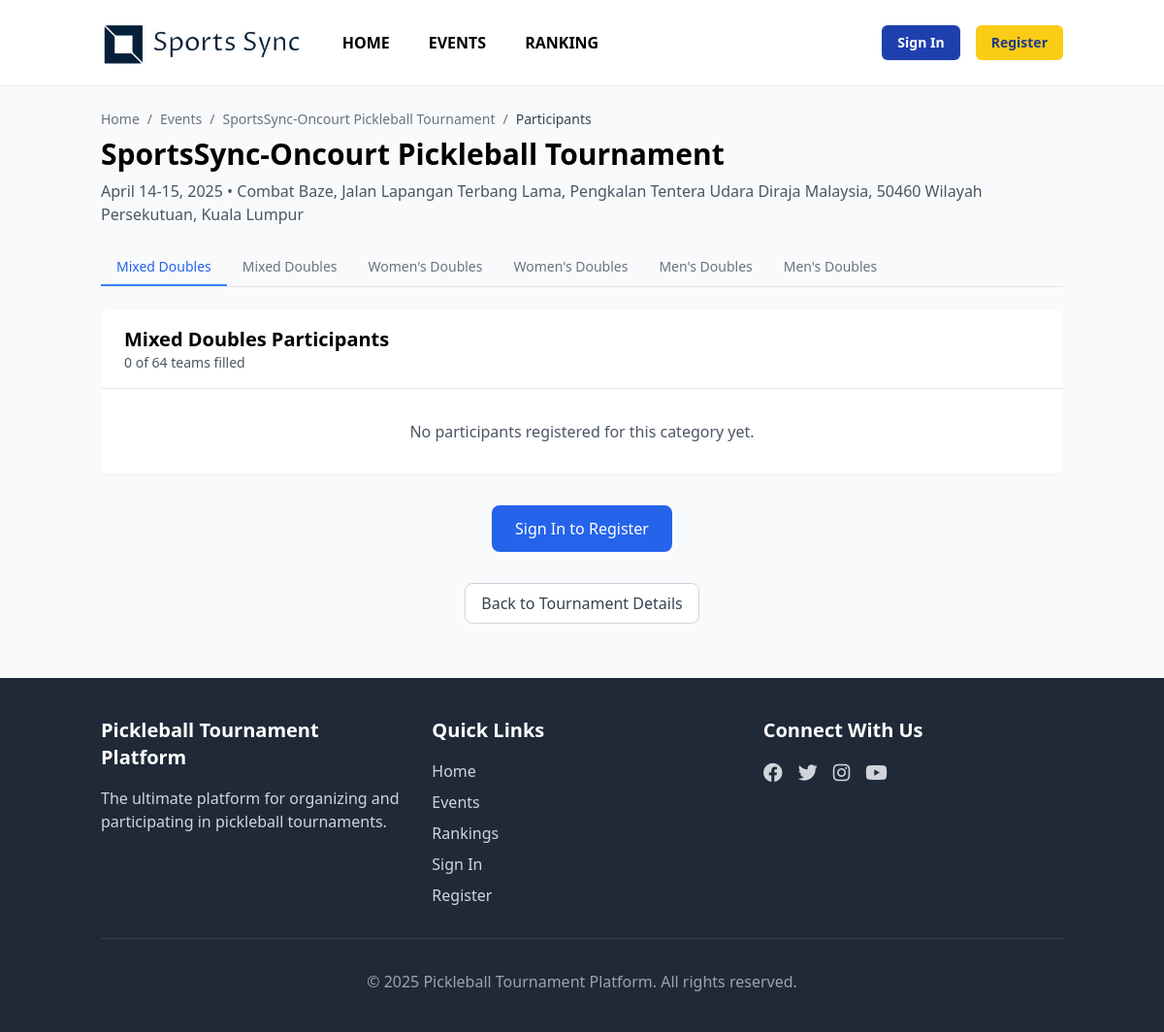
The app's page /tournament/1/participants with its own data.
### app/models.py (models this page shows, shortened)
class Tournament(db.Model):
    id = db.Column(db.Integer, primary_key=True)
    name = db.Column(db.String(100), nullable=False)
    organizer_id = db.Column(db.Integer, db.ForeignKey('user.id'))
    location = db.Column(db.String(200))
    description = db.Column(db.Text)
    start_date = db.Column(db.DateTime)
    end_date = db.Column(db.DateTime)
    registration_deadline = db.Column(db.DateTime)
    tier = db.Column(Enum(TournamentTier), default=TournamentTier.OPEN)
    format = db.Column(Enum(TournamentFormat), default=TournamentFormat.SINGLE_ELIMINATION)
    status = db.Column(Enum(TournamentStatus), default=TournamentStatus.UPCOMING)
    prize_pool = db.Column(db.Float)
    logo = db.Column(db.String(255))
    banner = db.Column(db.String(255))
    created_at = db.Column(db.DateTime, index=True, default=datetime.utcnow)
    venue_id = db.Column(db.Integer, db.ForeignKey('venue.id'), nullable=True)
    is_featured = db.Column(db.Boolean, default=False)
    featured_image = db.Column(db.String(255))
    total_cash_prize = db.Column(db.Float, default=0.0)  # Total cash across all categories
    total_prize_value = db.Column(db.Float, default=0.0)  # Including merchandise value
    prize_structure_description = db.Column(db.Text, nullable=True)  # Tournament-wide description
    payment_bank_name = db.Column(db.String(100), nullable=True)
    payment_account_number = db.Column(db.String(50), nullable=True)
    payment_account_name = db.Column(db.String(100), nullable=True)
    payment_reference_prefix = db.Column(db.String(20), nullable=True)
    payment_qr_code = db.Column(db.String(255), nullable=True)
    payment_instructions = db.Column(db.Text, nullable=True)
    door_gifts = db.Column(db.Text, nullable=True)
    door_gifts_image = db.Column(db.String(255), nullable=True)
    categories = db.relationship('TournamentCategory', backref='tournament', lazy='dynamic')
    def is_registration_open(self):
        return datetime.utcnow() < self.registration_deadline

class TournamentCategory(db.Model):
    id = db.Column(db.Integer, primary_key=True)
    tournament_id = db.Column(db.Integer, db.ForeignKey('tournament.id'))
    category_type = db.Column(Enum(CategoryType))
    name = db.Column(db.String(100))
    max_participants = db.Column(db.Integer)
    points_awarded = db.Column(db.Integer)
    format = db.Column(Enum(TournamentFormat), default=TournamentFormat.SINGLE_ELIMINATION)
    registration_fee = db.Column(db.Float, default=0.0)
    description = db.Column(db.Text)
    display_order = db.Column(db.Integer, default=999)
    prize_percentage = db.Column(db.Float, default=0)  # Percentage of total prize pool
    prize_money = db.Column(db.Float, default=0.0)  # Total cash prize for this category
    prize_image = db.Column(db.String(255), nullable=True)
    has_merchandise = db.Column(db.Boolean, default=False)  # Quick flag for filtering
    has_trophies = db.Column(db.Boolean, default=False)  # Quick flag for filtering
    prize_summary = db.Column(db.Text, nullable=True)  # Brief overview for display
    total_prize_value = db.Column(db.Float, default=0.0)
    min_dupr_rating = db.Column(db.Float, nullable=True)
    max_dupr_rating = db.Column(db.Float, nullable=True)
    min_age = db.Column(db.Integer, nullable=True)
    max_age = db.Column(db.Integer, nullable=True)
    gender_restriction = db.Column(db.String(20), nullable=True)  # 'male', 'female', 'mixed', or None
    group_count = db.Column(db.Integer, default=0)  # Number of groups in group stage
    teams_per_group = db.Column(db.Integer, default=0)  # Teams per group
    teams_advancing_per_group = db.Column(db.Integer, default=0)  # Teams advancing to knockout
    points_distribution = db.Column(JSON, default={})
    prize_distribution = db.Column(JSON, default={})
    registrations = db.relationship('Registration', backref='category', lazy='dynamic')
    matches = db.relationship('Match', backref='category', lazy='dynamic')
    groups = db.relationship('Group', backref='category', lazy='dynamic')
    def is_doubles(self):
        return self.category_type in [
            CategoryType.MENS_DOUBLES,
            CategoryType.WOMENS_DOUBLES,
            CategoryType.MIXED_DOUBLES
        ]

### app/tournament/routes.py (the view, shortened to what this page needs)
@bp.route('/<int:id>/participants')
def participants(id):
    tournament = Tournament.query.get_or_404(id)
    categories = tournament.categories.all()
    if not categories:
        flash('No categories found for this tournament.', 'warning')
        return redirect(url_for('main.tournament_detail', id=id))
    category_id = request.args.get('category', type=int) or categories[0].id
    selected_category = TournamentCategory.query.get_or_404(category_id)
    registrations = Registration.query.filter_by(category_id=category_id).all()
    participants = []
    participants.sort(key=lambda x: x['seed'] if x['seed'] else 999)
    return render_template('tournament/participants.html',
                          title=f"{tournament.name} - {selected_category.category_type.value} Participants",
                          tournament=tournament,
                          categories=categories,
                          selected_category=selected_category,
                          participants=participants)

### app/templates/tournament/participants.html (shortened to what this page needs)
{% extends "base.html" %}
{% block content %}
<div class="mb-6">
    <div class="flex items-center gap-2 text-gray-500 text-sm mb-2">
        <a href="{{ url_for('main.index') }}" class="hover:text-blue-600">Home</a>
        <span>/</span>
        <a href="{{ url_for('main.events') }}" class="hover:text-blue-600">Events</a>
        <span>/</span>
        <a href="{{ url_for('main.tournament_detail', id=tournament.id) }}" class="hover:text-blue-600">{{ tournament.name }}</a>
        <span>/</span>
        <span class="text-gray-700">Participants</span>
    </div>
    <h1 class="text-3xl font-bold mb-2">{{ tournament.name }}</h1>
    <div class="text-gray-600 mb-6">{{ tournament.start_date.strftime('%B %d') }}-{{ tournament.end_date.strftime('%d, %Y') }} • {{ tournament.location }}</div>
    <div class="flex border-b border-gray-200 mb-6">
        {% for category in categories %}
            <a href="{{ url_for('tournament.participants', id=tournament.id, category=category.id) }}"
                class="py-2 px-4 border-b-2 font-medium text-sm {% if category.id == selected_category.id %}border-blue-500 text-blue-600{% else %}border-transparent text-gray-500 hover:text-gray-700 hover:border-gray-300{% endif %}">
                {{ category.category_type.value }}
            </a>
        {% endfor %}
    </div>
</div>
<div class="bg-white rounded-lg shadow-sm overflow-hidden mb-8">
    <div class="px-6 py-4 border-b border-gray-200">
        <h2 class="text-xl font-bold">{{ selected_category.category_type.value }} Participants</h2>
        <div class="text-sm text-gray-600">
            {% if selected_category.is_doubles() %}
                {% set unique_teams = {} %}
                {% for entry in participants %}
                    {% if entry.partner %}
                        {% set team_key = [entry.player.id, entry.partner.id]|sort|join('-') %}
                        {% if team_key not in unique_teams %}
                            {% set _ = unique_teams.update({team_key: 1}) %}
                        {% endif %}
                    {% endif %}
                {% endfor %}
                {{ unique_teams|length }} of {{ selected_category.max_participants }} teams filled
            {% else %}
                {{ participants|length }} of {{ selected_category.max_participants }} spots filled
            {% endif %}
        </div>
    </div>
    {% if participants %}
        <div class="divide-y divide-gray-200">
            {% if selected_category.is_doubles() %}
                {% set teams = {} %}
                {% for entry in participants %}
                    {% if entry.partner %}
                        {% set team_key = [entry.player.id, entry.partner.id]|sort|join('-') %}
                        {% if team_key not in teams %}
                            {% set _ = teams.update({team_key: {'player1': entry.player, 'player2': entry.partner, 'seed': entry.seed}}) %}
                        {% endif %}
                    {% endif %}
                {% endfor %}
                {% for team_key, team in teams.items() %}
                    <div class="px-6 py-4">
                        <div class="flex items-center justify-between">
                            <div class="flex items-center">
                                {% if team.seed %}
                                    <div class="w-8 h-8 bg-blue-600 rounded-full flex items-center justify-center text-white font-bold mr-4">
                                        {{ team.seed }}
                                    </div>
                                {% endif %}
                                <div class="flex flex-col sm:flex-row sm:items-center">
                                    <div class="flex items-center mb-2 sm:mb-0 sm:mr-6">
                                        <div class="w-10 h-10 bg-blue-100 rounded-full flex items-center justify-center mr-3">
                                            {% if team.player1.profile_image %}
                                                <img src="{{ team.player1.profile_image }}"
                                                    class="w-10 h-10 rounded-full object-cover"
                                                    alt="{{ team.player1.full_name }}">
                                            {% else %}
                                                <span class="text-blue-600 font-bold">{{ team.player1.full_name[:1] }}</span>
                                            {% endif %}
                                        </div>
                                        <div>
                                            <a href="{{ url_for('main.player_detail', id=team.player1.id) }}" class="font-medium hover:text-blue-600">
                                                {{ team.player1.full_name }}
                                            </a>
                                            <div class="text-xs text-gray-500">{{ team.player1.country }}</div>
                                        </div>
                                    </div>
                                    <div class="hidden sm:block text-gray-400 mx-2">/</div>
                                    <div class="flex items-center">
                                        <div class="w-10 h-10 bg-blue-100 rounded-full flex items-center justify-center mr-3">
                                            {% if team.player2.profile_image %}
                                                <img src="{{ team.player2.profile_image }}"
                                                    class="w-10 h-10 rounded-full object-cover"
                                                    alt="{{ team.player2.full_name }}">
                                            {% else %}
                                                <span class="text-blue-600 font-bold">{{ team.player2.full_name[:1] }}</span>
                                            {% endif %}
                                        </div>
                                        <div>
                                            <a href="{{ url_for('main.player_detail', id=team.player2.id) }}" class="font-medium hover:text-blue-600">
                                                {{ team.player2.full_name }}
                                            </a>
                                            <div class="text-xs text-gray-500">{{ team.player2.country }}</div>
                                        </div>
                                    </div>
                                </div>
                            </div>
                            {# {% if team.player1_dupr is defined or team.player2_dupr is defined %}
                                <div class="text-sm text-gray-500">
                                    <span class="font-medium">DUPR:</span>
                                    {% if team.player1_dupr is defined %}{{ team.player1_dupr }}{% else %}--{% endif %} /
                                    {% if team.player2_dupr is defined %}{{ team.player2_dupr }}{% else %}--{% endif %}
                                </div>
                            {% endif %} #}
                        </div>
                    </div>
                {% endfor %}
            {% else %}
                {% for entry in participants %}
                    <div class="px-6 py-4 flex items-center justify-between">
                        <div class="flex items-center">
                            {# {% if entry.seed %}
                                <div class="w-8 h-8 bg-blue-600 rounded-full flex items-center justify-center text-white font-bold mr-4">
                                    {{ entry.seed }}
                                </div>
                            {% endif %} #}
                            <div class="flex items-center">
                                <div class="w-10 h-10 bg-blue-100 rounded-full flex items-center justify-center mr-3">
                                    {% if entry.player.profile_image %}
                                        <img src="{{ entry.player.profile_image }}"
                                            class="w-10 h-10 rounded-full object-cover"
                                            alt="{{ entry.player.full_name }}">
                                    {% else %}
                                        <span class="text-blue-600 font-bold">{{ entry.player.full_name[:1] }}</span>
                                    {% endif %}
                                </div>
                                <div>
                                    <a href="{{ url_for('main.player_detail', id=entry.player.id) }}" class="font-medium hover:text-blue-600">
                                        {{ entry.player.full_name }}
                                    </a>
                                    <div class="text-xs text-gray-500">{{ entry.player.country }}</div>
                                </div>
                            </div>
                        </div>
                        {# {% if entry.player_dupr is defined %}
                            <div class="text-sm text-gray-500">
                                <span class="font-medium">DUPR:</span> {{ entry.player_dupr }}
                            </div>
                        {% endif %} #}
                    </div>
                {% endfor %}
            {% endif %}
        </div>
    {% else %}
        <div class="px-6 py-8 text-center text-gray-600">
            No participants registered for this category yet.
        </div>
    {% endif %}
</div>
{% if tournament.status.value == 'upcoming' and tournament.is_registration_open() %}
    <div class="text-center mb-8">
        {% if current_user.is_authenticated and current_user.is_player() %}
            <a href="{{ url_for('player.register_tournament', tournament_id=tournament.id) }}" class="inline-block px-6 py-3 bg-blue-600 text-white rounded-lg hover:bg-blue-700 transition">
                Register for This Tournament
            </a>
        {% else %}
            <a href="{{ url_for('auth.login') }}" class="inline-block px-6 py-3 bg-blue-600 text-white rounded-lg hover:bg-blue-700 transition">
                Sign In to Register
            </a>
        {% endif %}
    </div>
{% endif %}
<div class="text-center mb-8">
    <a href="{{ url_for('main.tournament_detail', id=tournament.id) }}" class="inline-block px-4 py-2 bg-white border border-gray-300 text-gray-700 rounded-lg hover:bg-gray-50 transition">
        Back to Tournament Details
    </a>
</div>
{% endblock %}

### records on screen
Tournament: name "SportsSync-Oncourt Pickleball Tournament", start_date "April 14", end_date "15, 2025", location "Combat Baze, Jalan Lapangan Terbang Lama, Pengkalan Tentera Udara Diraja Malaysia, 50460 Wilayah Persekutuan, Kuala Lumpur"
TournamentCategory: category_type.value "Mixed Doubles", max_participants "64"
TournamentCategory: category_type.value "Mixed Doubles"
TournamentCategory: category_type.value "Women's Doubles"
TournamentCategory: category_type.value "Women's Doubles"
TournamentCategory: category_type.value "Men's Doubles"
TournamentCategory: category_type.value "Men's Doubles"

### other values on screen
{{ unique_teams|length }} "0"
{{ now.year if now else 2025 }} "2025"
